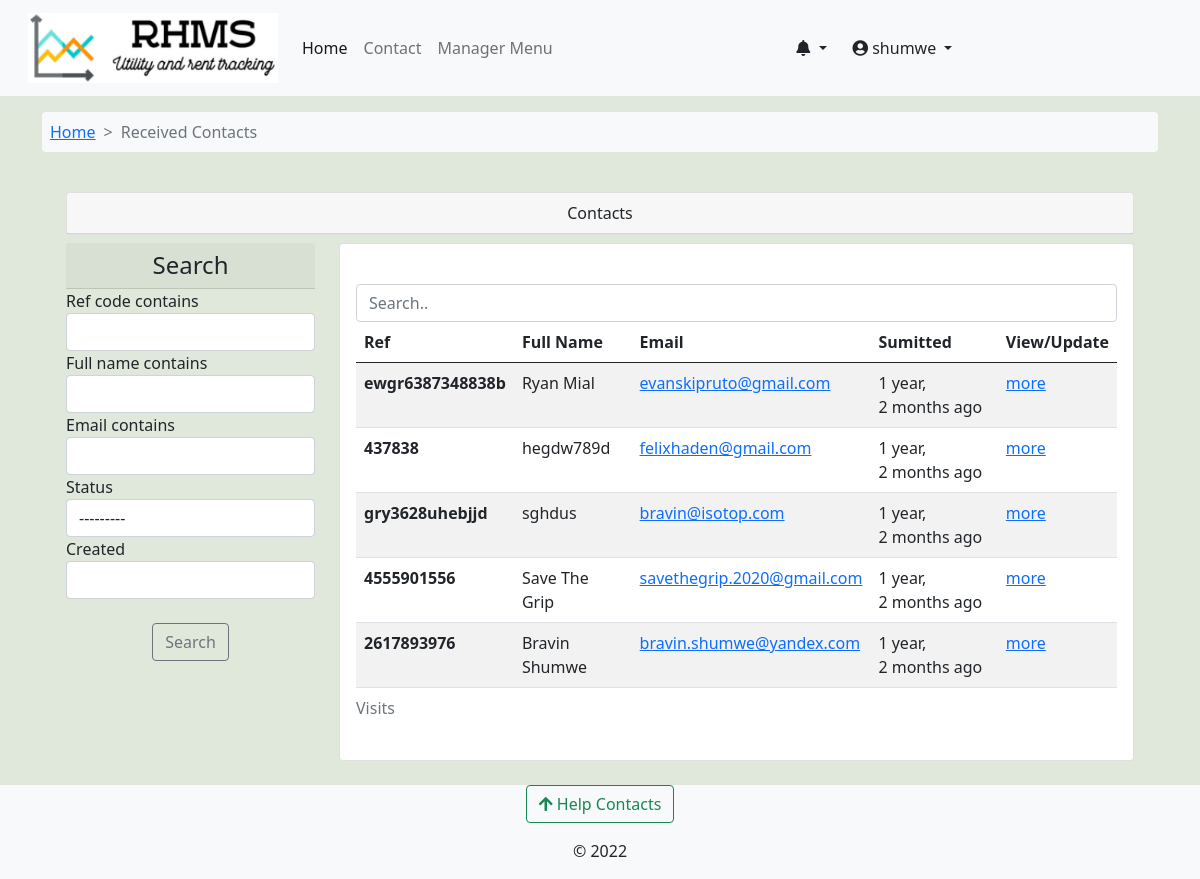
Screenshot of /core/view_contacts/ (signed in) with the database file from the repository.
### accounts/models.py (models this page shows, shortened)
class User(AbstractUser):
    avatar = models.ImageField(upload_to=get_avatar_path, default='no-avatar.png')
    is_verified = models.BooleanField(default=False)
    is_tenant = models.BooleanField(default=False)
    is_manager = models.BooleanField(default=False)

### core/models.py (models this page shows, shortened)
class Contact(models.Model):
    ref_code = models.CharField(max_length=15, unique=True, blank=True, null=True)
    full_name = models.CharField(max_length=50)
    email = models.EmailField(max_length=50)
    subject = models.CharField(max_length=100)
    message = models.TextField()
    status = models.CharField(choices=[('open','Open'),('closed','Closed')],max_length=10,default='open')
    created = models.DateTimeField(default=datetime.datetime.now)
    updated = models.DateTimeField(auto_now=True)
    class Meta:
        verbose_name_plural = 'Received Contact'

### core/views.py (the view)
# urls.py: path('view_contacts/', views.view_contacts, name='view_contacts'),
@login_required
def view_contacts(request):
    contacts = Contact.objects.all().order_by('-created')
    contacts_filter = ContactFilter(request.GET,queryset=contacts)
    context = {'recieved_contacts': contacts_filter}
    return render(request, 'core/contacts_view.html',context)

### accounts/context_processors.py (called while the page is built)
def get_notifications(request):
    user = request.user
    if user.is_authenticated:
        notifications = UserNotifications.objects.filter(
            user_id=user).order_by('-created')[:7]
        return dict(notifications=notifications)
    else:
        return {'false': False}

### complaints/context_processors.py (called while the page is built)
def get_contacts(request):
    user = request.user
    if user.is_authenticated:
        if user.is_tenant:
            tenant = Tenants.objects.get(associated_account=user)
            building = Building.objects.get(id=tenant.rented_unit.building_id)
            contacts = HelpContacts.objects.filter(associated_building=building)
            return dict(contacts=contacts)
        elif user.is_manager:
            contacts = HelpContacts.objects.all()
            return dict(contacts=contacts)
        else:
            contacts = HelpContacts.objects.filter(make_publicly_available=True)
            return dict(contacts=contacts)
    else:
        contacts = HelpContacts.objects.filter(make_publicly_available=True)
        return dict(contacts=contacts)

### rental_property/context_processors.py (called while the page is built)
def my_managed_buildings(request):
    user_instance = request.user
    if user_instance.is_authenticated:
        manager_instance = Managers.objects.filter(associated_account=user_instance)[:1]
        managed_buildings = Building.objects.filter(manager=manager_instance)
        return dict(managed_buildings=managed_buildings)
    else:
        return {'False': False,}

### core/templates/core/contacts_view.html (shortened to what this page needs)
{% extends 'base.html' %}
{% load crispy_forms_tags %}
{% load humanize %}
{% block content %}
<nav class="container mt-3">
  <ol class="breadcrumb bg-light p-2 rounded-2">
      <li class="breadcrumb-item "><a href="{% url 'operational-buildings' %}">Home</a></li>
      <li class="breadcrumb-item active">Received Contacts </li>
  </ol>
</nav>
<div class="container">
<section class="row justify-content-center p-4">
    <div class="container">
      <div class="container card p-0 mb-2">
        <div class="card-header text-center w-100">
          Contacts
        </div>
    </div>
      <div class="row">
        <div class="col-sm-3">
            <h4 class="text-center card-header">Search </h4>
          <form method='get'>
              {{recieved_contacts.form|crispy }}
              <br>
                  <div class="form-group text-center">
                      <button class="btn btn-outline-secondary" type="submit">Search</button>
                  </div>
          </form>
        </div>
        <div class="col-sm-9">
          <div class="row">
            <div class="col-sm-12">
              <div class="card card-body">
                <input class="form-control" id="myInput" type="text" placeholder="Search..">
                <div class="table-responsive">
                <table class="table table-striped table-hover">
                  <caption> Visits </caption>
                    <thead>
                      <tr>
                        <th scope="col">Ref</th>
                        <th scope="col">Full Name</th>
                        <th scope="col"> Email </th>
                        <th scope="col">Sumitted</th>
                        <th scope="col">View/Update</th>
                      </tr>
                    </thead>
                    <tbody id='ourTable'>
                        {% for contact in recieved_contacts.qs %}
                      <tr>
                        <th scope="row">{{ contact.ref_code }}</th>
                        <td>{{ contact.full_name }}</td>
                        <td><a href="mailto:{{ contact.mail }}" target="_blank">{{ contact.email }}</a> </td>
                        <td> {{contact.created|naturaltime}} </td>
                        <td><a href="{% url 'core:contact_reply' contact.ref_code %}">more</a></td>
                      </tr>
                      {% endfor %}
                    </tbody>
                </table>
                </div>
              </div>
            </div>
          </div>
        </div>
      </div>
    </div>
  </div>
{% endblock %}

### templates/base.html (shortened to what this page needs)
<!doctype html>
<html lang="en">
  {% load static %}
  {% load i18n %}
  <head>
    {% load pwa %}
    <link href="https://cdn.jsdelivr.net/npm/bootstrap@5.0.2/dist/css/bootstrap.min.css" rel="stylesheet">
    <link type="text/css" href="{% static 'css/main.css' %}" rel="stylesheet">
    <link rel="stylesheet" href="https://cdnjs.cloudflare.com/ajax/libs/font-awesome/4.7.0/css/font-awesome.min.css">
    <link rel="stylesheet" href="https://pro.fontawesome.com/releases/v5.11.2/css/all.css">
  </head>
  <body class="d-flex flex-column min-vh-100" style="background-color: #dfe8da;">
    <nav class="navbar navbar-expand-lg navbar-light bg-light" aria-label="main-nav">
        <div class="container-fluid">
          <a class="navbar-brand align" href="{% url 'operational-buildings' %}">
                <div class="d-flex">
                    <div class="ms-3 d-flex flex-column">
                      <img src="{% static 'img/rhms_logo2.png' %}" alt="logo" width="250" height="70"/>
                    </div>
                </div>
            </a>
            <div class="collapse navbar-collapse" id="mynav">
                <ul class="navbar-nav mb-lg-0">
                    <li class="nav-item"> <a class="nav-link active" aria-current="page" href="{% url 'operational-buildings' %}">Home</a> </li>
                    <li class="nav-item"> <a class="nav-link" aria-current="page" href="{% url 'core:contact' %}">Contact</a> </li>
                    {% if user.is_manager %}
                    <li class="nav-item"> <a class="nav-link" data-bs-toggle="offcanvas" href="#hrmsCanvas" role="button" aria-controls="hrmsCanvas">Manager Menu</a> </li>
                    {% endif %}
                </ul>
                </div>
                {% if request.user.is_authenticated %}
                <div class="collapse navbar-collapse" id="mynav">
                  <div class="dropdown">
                    <a href="#" class="btn dropdown-toggle" type="button" id="messagesDrop" data-bs-toggle="dropdown" aria-haspopup="true" aria-expanded="false">
                      <em class="fas fa-bell"></em>
                    </a>
                      {% load humanize %}
                  </div>
                <div class="collapse navbar-collapse" id="mynav">
                  <div class="dropdown">
                    <a href="#" class="btn dropdown-toggle" type="button" id="dropdownMenuButton" data-bs-toggle="dropdown" aria-haspopup="true" aria-expanded="false">
                      <em class="fas fa-user-circle"></em> {{ request.user.username }}
                    </a>
                  </div>
                </div>
                {% endif %}
            </div>
    </nav>
    {% block content %}	{% endblock content%}
    <footer class="mt-auto bg-light">
      <div class="mb-3 text-center">
      <button class="btn btn-outline-success" type="button" data-bs-toggle="offcanvas" data-bs-target="#contactsOffcanvas" aria-controls="contactsOffcanvas"><em class="fas fa-arrow-upfas fa-arrow-up"></em> Help Contacts</button>
      </div>
      <div>
        <p class="text-center ">&copy; 2022</p>
  </footer>
  </body>
</html>

### static/css/main.css (style rules this page uses)
:root { --header-height: 3rem; --nav-width: 68px; --first-color-light: #AFA5D9; --white-color: #F7F6FB; --body-font: 'Nunito', sans-serif; --normal-font-size: 1rem; --z-fixed: 100 }
.breadcrumb-item + .breadcrumb-item::before { content: ">"; }

### rows the page displays
User: user.username "shumwe"
Contact: ref_code "ewgr6387348838b", full_name "Ryan Mial", email "evanskipruto@gmail.com", created "1 year, 2 months ago"
Contact: ref_code "437838", full_name "hegdw789d", email "felixhaden@gmail.com", created "1 year, 2 months ago"
Contact: ref_code "gry3628uhebjjd", full_name "sghdus", email "bravin@isotop.com", created "1 year, 2 months ago"
Contact: ref_code "4555901556", full_name "Save The Grip", email "savethegrip.2020@gmail.com", created "1 year, 2 months ago"
Contact: ref_code "2617893976", full_name "Bravin Shumwe", email "bravin.shumwe@yandex.com", created "1 year, 2 months ago"
